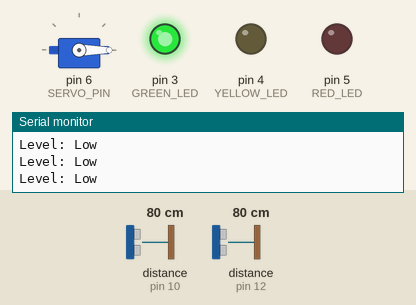
Simulated run of this sketch. Board: Arduino Uno, built with avr-gcc and run on an emulated ATmega328P. Parts: servo, output pins drawn as LEDs (lit = HIGH), the last lines printed to the serial monitor. Wiring (inferred from the names in the program): 2 × ultrasonic range finder: trigger pin 9, echo pin 10 / trigger pin 11, echo pin 12. Inputs (shaded band) come from the test bench; at power-on: distance to the obstacle (sensors on pin 10, pin 12) 80 cm. The echo pulse lasts 58.3 µs per cm; pins used as bus, display or sensor lines are not drawn.

Above: at 1.3 s.
1.4 s: distance to the obstacle (sensor on pin 10) set to 34 cm
2.9 s: distance to the obstacle (sensor on pin 10) set to 29 cm
At 3.4 s:
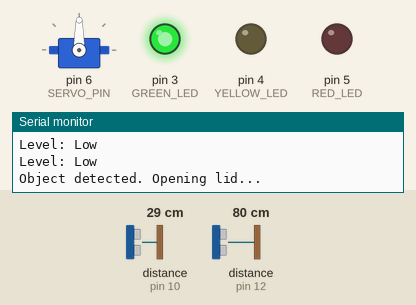
4.5 s: distance to the obstacle (sensor on pin 10) set to 35 cm
At 6.9 s:
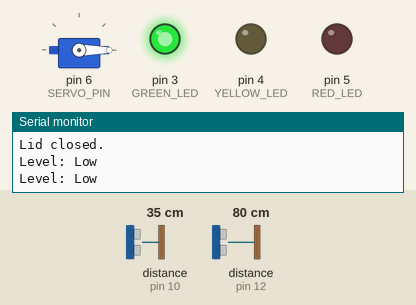
7.5 s: distance to the obstacle (sensor on pin 12) set to 33 cm
9.0 s: distance to the obstacle (sensor on pin 12) set to 28 cm
At 10.2 s:
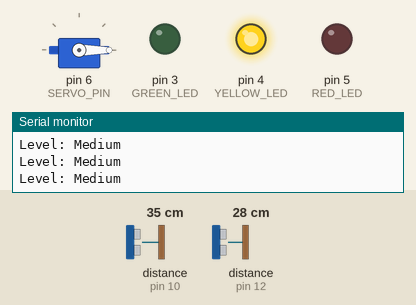
10.5 s: distance to the obstacle (sensor on pin 12) set to 13 cm
12.0 s: distance to the obstacle (sensor on pin 12) set to 10 cm
At 12.5 s:
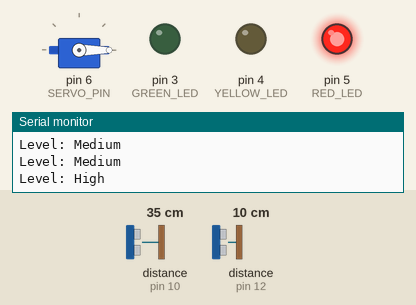
Timing chart, 0 to 14.6 s (numbered marks = the images above; inputs shaded):
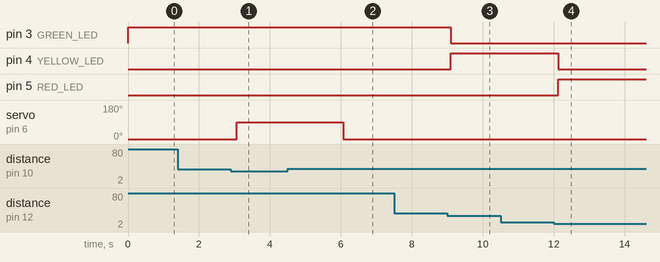

The sketch:

smart-dustbin.ino
```cpp
#include <Servo.h>

// Pin Definitions for Ultrasonic Sensors
#define TRIG_PIN_LID 9       // Ultrasonic Sensor 1 (Lid) TRIG
#define ECHO_PIN_LID 10       // Ultrasonic Sensor 1 (Lid) ECHO
#define TRIG_PIN_LEVEL 11    // Ultrasonic Sensor 2 (Level) TRIG
#define ECHO_PIN_LEVEL 12    // Ultrasonic Sensor 2 (Level) ECHO

// Pin Definitions for LEDs
#define GREEN_LED 3          // Low level indicator
#define YELLOW_LED 4         // Medium level indicator
#define RED_LED 5            // High level indicator

// Servo motor pin
#define SERVO_PIN 6

// Capacity thresholds (in cm)
#define CAPACITY_LOW 30      // Distance > 30 cm = Low level
#define CAPACITY_MEDIUM 15   // Distance between 15–30 cm = Medium level
#define CAPACITY_HIGH 10     // Distance < 15 cm = High level

// Lid detection threshold
#define LID_OPEN_DISTANCE 30 // Object detected within 20 cm
#define LID_MAX_DISTANCE 50  // Maximum valid distance for the lid sensor

// Servo motor object
Servo servo;

// Function to measure distance using an ultrasonic sensor
int measureDistance(int trigPin, int echoPin) {
  // Send a 10us pulse to TRIG
  digitalWrite(trigPin, LOW);
  delayMicroseconds(2);
  digitalWrite(trigPin, HIGH);
  delayMicroseconds(10);
  digitalWrite(trigPin, LOW);

  // Read the time it takes for the pulse to return
  long duration = pulseIn(echoPin, HIGH, 30000); // 30ms timeout for no object

  if (duration == 0) {
    // Return a high value to indicate "out of range"
    return 999;
  }

  // Convert time to distance (cm)
  int distance = duration * 0.034 / 2; // Speed of sound: 343m/s or 0.034 cm/us
  return distance;
}

// Function to update LED indicators based on the fill level
void updateLEDs(int distance) {
  if (distance > CAPACITY_LOW) {
    // Low level
    digitalWrite(GREEN_LED, HIGH);
    digitalWrite(YELLOW_LED, LOW);
    digitalWrite(RED_LED, LOW);
    Serial.println("Level: Low");
  } else if (distance > CAPACITY_MEDIUM) {
    // Medium level
    digitalWrite(GREEN_LED, LOW);
    digitalWrite(YELLOW_LED, HIGH);
    digitalWrite(RED_LED, LOW);
    Serial.println("Level: Medium");
  } else if (distance <= CAPACITY_HIGH) {
    // High level
    digitalWrite(GREEN_LED, LOW);
    digitalWrite(YELLOW_LED, LOW);
    digitalWrite(RED_LED, HIGH);
    Serial.println("Level: High");
  }
}

// Function to control the servo motor for the lid
void controlLid(int distance) {
  if (distance <= LID_OPEN_DISTANCE && distance > 0 && distance <= LID_MAX_DISTANCE) {
    // Object detected near the lid
    Serial.println("Object detected. Opening lid...");
    servo.write(90);  // Open the lid
    delay(3000);      // Keep the lid open for 3 seconds
    servo.write(0);   // Close the lid
    Serial.println("Lid closed.");
  }
}

void setup() {
  // Initialize Serial Monitor
  Serial.begin(9600);

  // Pin Modes for Ultrasonic Sensors
  pinMode(TRIG_PIN_LID, OUTPUT);
  pinMode(ECHO_PIN_LID, INPUT);
  pinMode(TRIG_PIN_LEVEL, OUTPUT);
  pinMode(ECHO_PIN_LEVEL, INPUT);

  // Pin Modes for LEDs
  pinMode(GREEN_LED, OUTPUT);
  pinMode(YELLOW_LED, OUTPUT);
  pinMode(RED_LED, OUTPUT);

  // Initialize Servo Motor
  servo.attach(SERVO_PIN);
  servo.write(0); // Start with the lid closed

  // Initial State
  digitalWrite(GREEN_LED, LOW);
  digitalWrite(YELLOW_LED, LOW);
  digitalWrite(RED_LED, LOW);

  Serial.println("Smart Dustbin Initialized.");
}

void loop() {
  // Measure distance for lid operation
  int distanceLid = measureDistance(TRIG_PIN_LID, ECHO_PIN_LID);

  // Measure distance for level monitoring
  int distanceLevel = measureDistance(TRIG_PIN_LEVEL, ECHO_PIN_LEVEL);

  // Control the servo motor for the lid
  controlLid(distanceLid);

  // Update the LEDs based on the distance
  updateLEDs(distanceLevel);

  // Wait for a short period before the next iteration
  delay(500);
}
```

Measured:
- the behaviour switches between 32 and 31 cm on distance to the obstacle (sensor on pin 10) (found by bisection; images 0 and 1)
- the behaviour switches between 32 and 31 cm on distance to the obstacle (sensor on pin 12) (found by bisection; images 2 and 3)
- the behaviour switches between 12 and 11 cm on distance to the obstacle (sensor on pin 12) (found by bisection; images 3 and 4)
- after the input at 2.9 s, servo on pin 6 (SERVO_PIN): 0° → 90° after 0.16 s
- after the input at 4.5 s, servo on pin 6 (SERVO_PIN): goes on until 6.1 s, then stays 0°
- after the input at 9.0 s, pin 3 (GREEN_LED): HIGH → LOW after 0.10 s; pin 4 (YELLOW_LED): LOW → HIGH after 0.10 s
- after the input at 10.5 s, every drawn part: stays the same
- after the input at 12.0 s, pin 4 (YELLOW_LED): HIGH → LOW after 0.12 s; pin 5 (RED_LED): LOW → HIGH after 0.12 s
